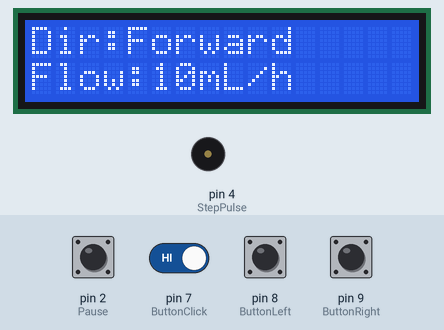
Recording of a sketch running on a simulated Arduino Uno, built with avr-gcc and run on an emulated ATmega328P. Parts: 16×2 character LCD, buzzer (waves = sounding). Inputs (shaded band) come from the test bench; at power-on: pin 2 (Pause), pin 7 (ButtonClick), pin 8 (ButtonLeft), pin 9 (ButtonRight) HIGH.

Above: at 3.9 s.
4.0 s: pin 9 (ButtonRight) pulled LOW for 0.15 s
At 5.2 s:
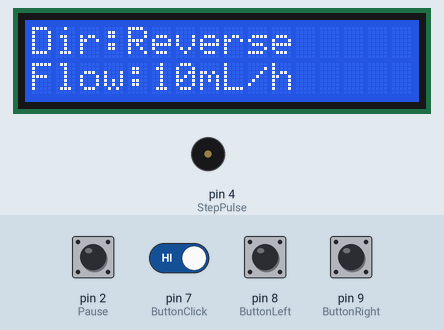
5.6 s: pin 8 (ButtonLeft) pulled LOW for 0.15 s
At 6.6 s:
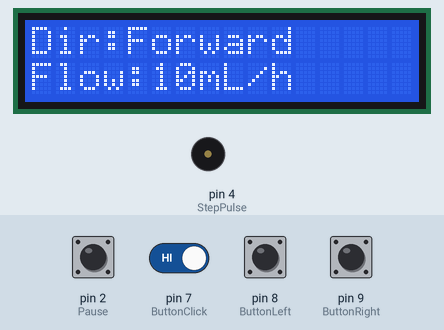
7.2 s: pin 9 (ButtonRight) pulled LOW for 1 s
At 7.8 s:
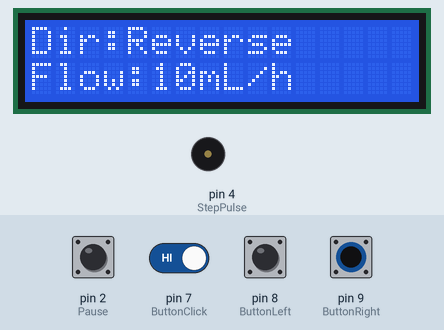
9.7 s: pin 7 (ButtonClick) driven LOW and pin 8 (ButtonLeft) driven LOW
At 12.2 s:
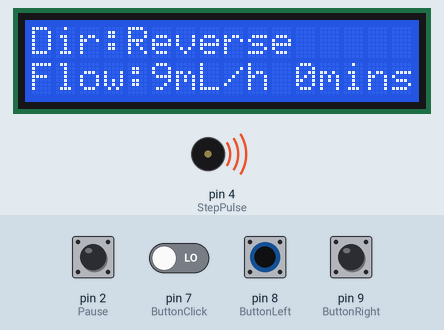
Timing chart, 0 to 13.7 s (numbered marks = the images above; inputs shaded):
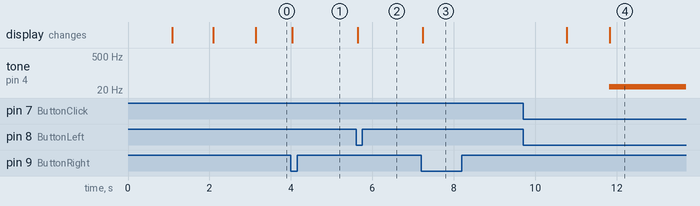

Measured:
- after the input at 4.0 s, the display: changes at once (image 1)
- after the input at 5.6 s, the display: changes at once (image 2)
- after the input at 7.2 s, the display: changes at once (image 3)
- after the input at 9.7 s, tone on pin 4 (StepPulse): silent → 27 Hz after 2.1 s; the display: first changes after 1.1 s (image 4 shows a later state)

The sketch:

peristaltic_pump.ino
```cpp
#include <Wire.h>
#include <LiquidCrystal_I2C.h>

LiquidCrystal_I2C lcd(0x27, 2, 1, 0, 4, 5, 6, 7);

const int Pause = 2;
const int StepPulse = 4;
const int StepDirection = 5;
const int StepEnable = 6;
const int ButtonLeft = 8;
const int ButtonRight = 9;
const int ButtonClick = 7;
int Direction = 0;
int Flow = 10;  //ml/h 12800 step/ml
long StartTime = 0;

void LcdInitialize() {
  lcd.begin(16, 2);
  lcd.setBacklightPin(3, POSITIVE);
  lcd.setBacklight(HIGH);
  delay(1000);
  lcd.home();
  lcd.print("Peristaltic Pump");
  delay(1000);
  lcd.setCursor(0, 1);
  lcd.print("Initializing...");
  delay(1000);
}

void LcdPrint() {
  lcd.home();
  lcd.print("Dir:");
  if (Direction == 0) {
    lcd.print("Forward      ");
    digitalWrite(StepDirection, HIGH);
  };
  if (Direction == 1) {
    lcd.print("Reverse      ");
    digitalWrite(StepDirection, LOW);
  };
  lcd.setCursor(0, 1);
  lcd.print("Flow:");
  lcd.print(Flow);
  lcd.print("mL/h      ");
}

void SetState() {
Direction:
  while (1) {
    if (digitalRead(ButtonLeft) == LOW) {
      Direction = 0;
      LcdPrint();
      delay(10);
    }
    if (digitalRead(ButtonRight) == LOW) {
      Direction = 1;
      LcdPrint();
      delay(10);
    }
    if (digitalRead(ButtonClick) == LOW) {
      LcdPrint();
      delay(1000);
      goto Flow;
    }
  }
Flow:
  while (1) {
    if (digitalRead(ButtonLeft) == LOW) {
      Flow = Flow - 1;
      LcdPrint();
      delay(10);
    }
    if (digitalRead(ButtonRight) == LOW) {
      Flow = Flow + 1;
      LcdPrint();
      delay(10);
    }
    if (digitalRead(ButtonClick) == LOW) {
      LcdPrint();
      delay(1000);
      //goto Direction;
      break;
    }
  }
}

void PuaseFun() {
  if (digitalRead(Pause) == LOW) {
    while (1) {
      if (digitalRead(Pause) == HIGH) {
        break;
      }
    }
  }
}

void setup() {
  pinMode(Pause, INPUT_PULLUP);
  pinMode(StepEnable, OUTPUT);
  pinMode(StepDirection, OUTPUT);
  pinMode(StepPulse, OUTPUT);
  pinMode(ButtonLeft, INPUT_PULLUP);
  pinMode(ButtonRight, INPUT_PULLUP);
  pinMode(ButtonClick, INPUT_PULLUP);
  digitalWrite(StepEnable, LOW);
  digitalWrite(StepDirection, HIGH);
  attachInterrupt(digitalPinToInterrupt(2), PuaseFun, FALLING);
  LcdInitialize();
  LcdPrint();
  SetState();
  StartTime = millis();
  double FlowNow = 128 / 36 * Flow;
  tone(StepPulse, int(FlowNow));
  while (1) {
    lcd.setCursor(0, 1);
    lcd.print("Flow:");
    lcd.print(Flow);
    lcd.print("mL/h ");
    lcd.print(int((millis() - StartTime) / 60000));
    lcd.print("mins ");
  }
}

void loop() {
}
```
